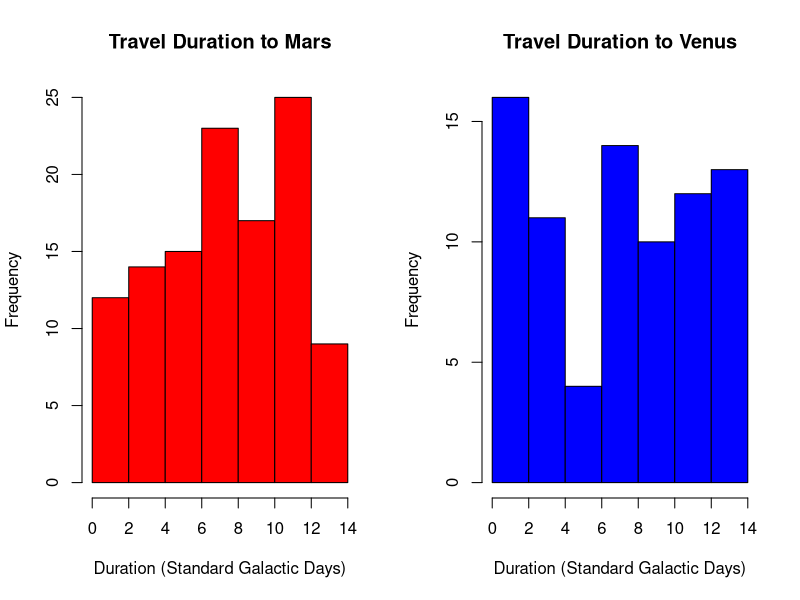

The R script that drew this image:
################################################################################
#######################  Maria Kubara, PhD #####################################
########################## RIntro 2025/26 ######################################
############################ Class 1 ###########################################
################################################################################

# RIntro Exam Solutions - Galactic Travel Agency
# Practice code for learning R

# ============================================
# SETUP: Reading the data
# ============================================

# Read the CSV file - IMPORTANT: separator is ";" and decimal is ","
data <- read.csv("galacticTravel.csv", sep = ";", dec = ",")

# Set your student ID and create subset (use your own ID!)
id <- 477001  # YOUR ID HERE
set.seed(id)
myData <- as.data.frame(data[sample(1:10000, 500, replace = FALSE), ])

# ============================================
# TASK 1: Check variable types with str()
# ============================================

str(myData)

# Answer for Task 1:
# Variable       | Type (currently) | Target type in R
# ---------------|------------------|------------------
# TravelDate     | character        | Date
# Species        | character        | factor
# TravelClass    | character        | factor
# Duration       | integer          | numeric (or integer is fine)
# Price          | numeric          | numeric

# ============================================
# TASK 2: Rename 'PromoTokens' to 'PromotionTokens'
# ============================================

# Find the column name and rename it
names(myData)[names(myData) == "PromoTokens"] <- "PromotionTokens"

# Check if it worked
names(myData)

# ============================================
# TASK 3: Separate Destination into two variables
# ============================================

# Look at Destination variable first
head(myData$Destination)
# It contains: Planet_S or Planet_P (S = Station, P = Planet)

# Method 1: Using strsplit (base R)
split_dest <- strsplit(as.character(myData$Destination), "_")
myData$DestinationPlace <- sapply(split_dest, function(x) x[1])
myData$StationOrPlanet <- sapply(split_dest, function(x) x[2])

# Check the result
head(myData[, c("Destination", "DestinationPlace", "StationOrPlanet")])

# ============================================
# TASK 4: Transform TravelDate to Date type
# ============================================

# Current format is "2024_05_08" - need to convert
myData$TravelDate <- as.Date(myData$TravelDate, format = "%Y_%m_%d")

# Check if it worked
class(myData$TravelDate)
head(myData$TravelDate)

# ============================================
# TASK 5: Species analysis for travels with 8+ promo tokens
# ============================================

# Filter travels with at least 8 promotion tokens
filtered_data <- myData[myData$PromotionTokens >= 8, ]

# Convert Species to factor and look at the levels
filtered_data$Species <- factor(filtered_data$Species)

# See how many of each species
table(filtered_data$Species)

# Or use summary
summary(factor(filtered_data$Species))

# ============================================
# TASK 6: Add PricePerDay variable
# ============================================

myData$PricePerDay <- myData$Price / myData$Duration

# Check result
head(myData[, c("Price", "Duration", "PricePerDay")])

# ============================================
# TASK 7: Median price of Venus Luxury travel
# ============================================

# Filter for Venus destination and Luxury class
venus_luxury <- myData[myData$DestinationPlace == "Venus" & 
                         myData$TravelClass == "Luxury", ]

# Calculate median price
median_venus_luxury <- median(venus_luxury$Price)
print(median_venus_luxury)

# ============================================
# TASK 8: Two histograms side by side (Mars and Venus)
# ============================================

# Filter data for Mars and Venus
mars_data <- myData[myData$DestinationPlace == "Mars", ]
venus_data <- myData[myData$DestinationPlace == "Venus", ]

# Set up plotting area for 2 plots side by side
par(mfrow = c(1, 2))

# Plot histogram for Mars (red)
hist(mars_data$Duration, 
     col = "red", 
     main = "Travel Duration to Mars",
     xlab = "Duration (Standard Galactic Days)")

# Plot histogram for Venus (blue)
hist(venus_data$Duration, 
     col = "blue", 
     main = "Travel Duration to Venus",
     xlab = "Duration (Standard Galactic Days)")

# Reset plotting area
par(mfrow = c(1, 1))

# ============================================
# TASK 9: Linear model for Price
# ============================================

# Build the linear model
myModel <- lm(Price ~ DestinationPlace + StationOrPlanet + TravelClass + 
                Duration + PromotionTokens + Species, 
              data = myData)

# See all coefficients
summary(myModel)

# Extract the coefficient for Duration
duration_coef <- coef(myModel)["Duration"]
print(duration_coef)

# ============================================
# TASK 10: Group comparison summary table
# ============================================

# Method 1: Using aggregate (base R)
summary_table <- aggregate(
  cbind(averagePrice = Price, maxPromoTokens = PromotionTokens) ~ Species + TravelClass,
  data = myData,
  FUN = function(x) c(mean = mean(x), max = max(x))
)

# This creates a complex structure, so let's do it step by step:

# Calculate average price
avg_price <- aggregate(Price ~ Species + TravelClass, 
                       data = myData, 
                       FUN = mean)
names(avg_price)[3] <- "averagePrice"

# Calculate max promo tokens
max_tokens <- aggregate(PromotionTokens ~ Species + TravelClass, 
                        data = myData, 
                        FUN = max)
names(max_tokens)[3] <- "maxPromoTokens"

# Merge the two tables
summary_table <- merge(avg_price, max_tokens, by = c("Species", "TravelClass"))

# View the result
print(summary_table)

# ============================================
# TASK 11: Add MySpeciesAverage variable
# ============================================

# Calculate average price per species
species_avg <- aggregate(Price ~ Species, data = myData, FUN = mean)
names(species_avg)[2] <- "MySpeciesAverage"

# Merge back to main data (one line of code version)
myData <- merge(myData, species_avg, by = "Species")

# Check result - same species should have same MySpeciesAverage
head(myData[order(myData$Species), c("Species", "Price", "MySpeciesAverage")], 20)

# Alternative one-liner using ave() function:
# myData$MySpeciesAverage <- ave(myData$Price, myData$Species, FUN = mean)

# ============================================
# BONUS TASK: Pricing Strategy (brief explanation)
# ============================================

# Look at the model coefficients
summary(myModel)

# Key insights from the model:
# 1. Check which destinations/classes have highest/lowest prices
# 2. See how Duration and PromotionTokens affect price

# Example pricing analysis:
cat("\n=== Pricing Strategy Insights ===\n")
cat("Model R-squared:", summary(myModel)$r.squared, "\n")
cat("Duration coefficient:", coef(myModel)["Duration"], "\n")

# The written analysis would go in your exam submission form